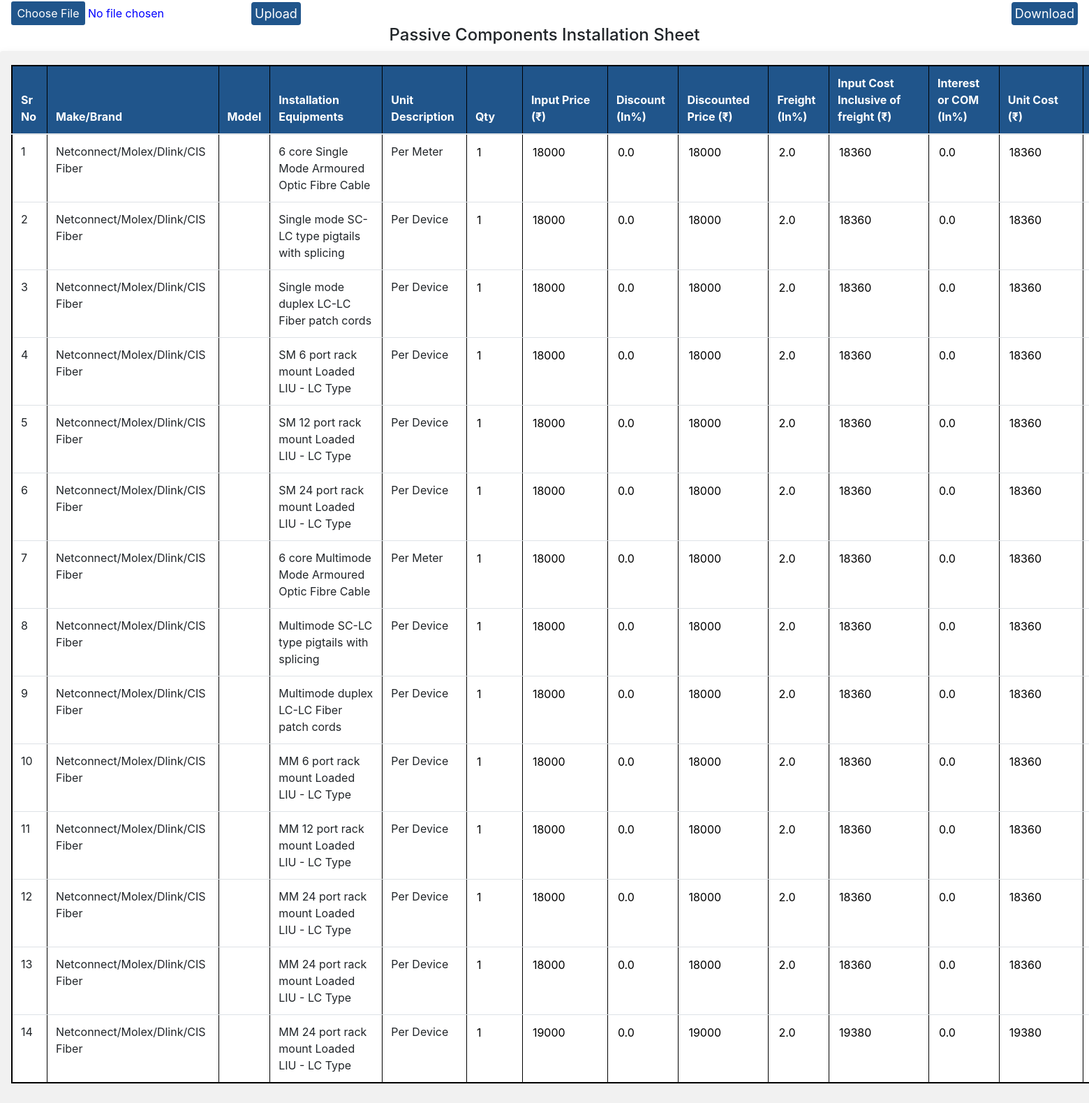
Screenshot of /admins/hardwarepassiveinstall/ with the database file from the repository.
### Admin1/models.py (models this page shows)
class HardWarePassiveInstall(models.Model):
    sr_no=models.AutoField(primary_key=True)
    MakeBrand=models.CharField(max_length=500)
    Model=models.CharField(max_length=500)
    InstallationEquipments=models.CharField(max_length=500)
    UnitDescription=models.CharField(max_length=500)
    Qty=models.IntegerField()
    InputPrice =models.IntegerField()
    Discount=models.IntegerField()
    DiscountedPrice=models.IntegerField()
    Freight=models.IntegerField()
    InputCostInclusiveoffreight=models.IntegerField()
    InterestCOM=models.IntegerField()
    UnitCost=models.IntegerField()
    InwardTax=models.IntegerField()
    UnitCostInclusiveofRisk=models.IntegerField()
    ContigencyPercentage=models.IntegerField()
    UnitCostInclusiveofContigency=models.IntegerField()
    Margin=models.IntegerField()
    Unit_Price=models.IntegerField()
    WarrantyCharges=models.IntegerField()
    UnitPrice=models.IntegerField()
    InsuranceCharges =models.IntegerField()
    ListPricewithoutRoundup =models.IntegerField()
    ListPricewithRoundedup =models.IntegerField()

class InputConfiguration(models.Model):
    sr_no=models.AutoField(primary_key=True)
    desc=models.CharField(max_length=500)
    ft_hardware=models.FloatField()
    active=models.FloatField()
    passive=models.FloatField()
    ddcsensor=models.FloatField()
    thirdparty=models.FloatField()
    cabpiptray=models.FloatField()
    ft_hardware1=models.FloatField()
    active1=models.FloatField()
    passive1=models.FloatField()
    ddcsensor1=models.FloatField()
    thirdparty1=models.FloatField()
    cabpiptray1=models.FloatField()
    ftmandayeffort=models.FloatField()
    othersmicffort=models.FloatField()
    ft2=models.FloatField()
    ft3=models.FloatField()
    ft4=models.FloatField()

### Admin1/views.py (the view)
# urls.py: path('hardwarepassiveinstall/',views.hardwarepassiveinstall,name='hardwarepassiveinstall'),
def hardwarepassiveinstall(request):
	entries=HardWarePassiveInstall.objects.all()
	context=fetchdata()
	context['entries']=entries
	return render(request,'Admin1/hardwarepassiveinstall.html',context)

### Admin1/views.py (called while the page is built)
def fetchdata():
	context={}
	InputConfigurations=InputConfiguration.objects.all()
	for i in range(len(InputConfigurations)):
		context[f"InputConfigurations{i+1}"]=InputConfigurations[i]
	return context

### templates/Admin1/hardwarepassiveinstall.html (shortened to what this page needs)
<!DOCTYPE html>
<html lang="en">
<head>
    <link rel="stylesheet" href="https://cdn.jsdelivr.net/npm/bootstrap@4.1.3/dist/css/bootstrap.min.css"
>
</head>
<body>
    <div style="display:flex;align-items:flex-end" >
                <form  action="/admins/hardwarepassiveinstallimport/" style="display:flex;align-items:flex-end" class="mx-3"  method="post" enctype="multipart/form-data">{% csrf_token %}
                    <div style="display:inline-block"><input type="file" style="color: blue;" accept=".xls" required name="bookfile" id=""></div>
                    <button type="submit" class="btn">Upload</button>
            </form>
            <a style="margin-left:auto ;" class="btnss" href="{% url 'export_hardwarepassiveinstall' %}">
          <button class="btn mx-3"> Download</button>
        </a>
    </div>
    <h4 style="text-align: center;">Passive Components Installation Sheet</h4>
    <div style="width:3000px;background-color: rgb(241, 241, 241);" class="shadow p-3 mb-5 rounded">
        <form class="my-1">
            <table class="table" border="1" style="border:2px solid rgb(0, 0, 0)">
                <thead>
                    <tr style="background-color: #20558B;;color:white">
                        <th>Sr No</th>
                        <th>Make/Brand</th>
                        <th>Model</th>
                        <th>Installation Equipments</th>
                        <th>Unit Description</th>
                        <th>Qty</th>
                        <th>Input Price (₹)</th>
                        <th>Discount (In%)</th>
                        <th>Discounted Price (₹)</th>
                        <th>Freight (In%)</th>
                        <th>Input Cost Inclusive of freight (₹)</th>
                        <th>Interest or COM (In%)</th>
                        <th>Unit Cost (₹)</th>
                        <th>Inward Tax (In%)</th>
                    </tr>
                </thead>
                <tbody>
                    {% for entry in entries %}
                    <tr style="background-color:white">
                        <td>{{entry.sr_no}}</td>
                        <td>{{entry.MakeBrand}}</td>
                        <td>{{entry.Model}}</td>
                        <td>{{entry.InstallationEquipments}}</td>
                        <td>{{entry.UnitDescription}}</td>
                        <th><input onchange="abcd(event)" class="{{entry.sr_no}}" id="{{entry.sr_no}}Qty" style="width: 55px;border:none" value="{{entry.Qty}}"
                                    type="number"></th>
                        <th><input onchange="efgh(event)" class="{{entry.sr_no}}" id="{{entry.sr_no}}InputPrice" style="width: 95px;border:none"  value="{{entry.InputPrice}}"
                                    type="number"></th>
                        <th><input  id="{{entry.sr_no}}Discount" style="width: 55px;border:none" readonly="true" value="{{InputConfigurations1.passive1}}"
                                    type="number"></th>
                        <th><input  id="{{entry.sr_no}}DiscountedPrice" style="width: 95px;border:none" readonly="true" value="{{entry.DiscountedPrice}}"
                                    type="number"></th>
                        <th><input  id="{{entry.sr_no}}Freight" style="width: 55px;border:none" readonly="true" value="{{InputConfigurations2.passive1}}"
                                    type="number"></th>
                        <th><input  id="{{entry.sr_no}}InputCostInclusiveoffreight" style="width: 95px;border:none" readonly="true" value="{{entry.InputCostInclusiveoffreight}}"
                                    type="number"></th>
                        <th><input  id="{{entry.sr_no}}InterestCOM" style="width: 55px;border:none" readonly="true" value="{{InputConfigurations3.passive1}}"
                                    type="number"></th>
                        <th><input  id="{{entry.sr_no}}UnitCost" style="width: 95px;border:none" readonly="true" value="{{entry.UnitCost}}"
                                    type="number"></th>
                        <th><input  id="{{entry.sr_no}}InwardTax" style="width: 55px;border:none" readonly="true" value="{{InputConfigurations4.passive1}}"
                                    type="number"></th>
                    </tr>
                    {% endfor %}
                </tbody>
            </table>
        </form>
    </div>
</body>
</html>

### templates/Admin1/hardwarepassiveinstall.html (style rules this page uses)
.btn { background-color: #20558B; border: none; color: white; padding: 3px 5px; cursor: pointer; font-size: 18px; }

### rows the page displays
HardWarePassiveInstall: sr_no "1", MakeBrand "Netconnect/Molex/Dlink/CIS Fiber", InstallationEquipments "6 core Single Mode Armoured Optic Fibre Cable", UnitDescription "Per Meter", InputPrice "18000", DiscountedPrice "18000", InputCostInclusiveoffreight "18360", UnitCost "18360"
InputConfiguration: passive1 "0.0"
InputConfiguration: passive1 "2.0"
InputConfiguration: passive1 "0.0"
HardWarePassiveInstall: sr_no "2", MakeBrand "Netconnect/Molex/Dlink/CIS Fiber", InstallationEquipments "Single mode SC-LC type pigtails with splicing", UnitDescription "Per Device", Qty "1", InputPrice "18000", DiscountedPrice "18000", InputCostInclusiveoffreight "18360", UnitCost "18360"
HardWarePassiveInstall: sr_no "3", MakeBrand "Netconnect/Molex/Dlink/CIS Fiber", InstallationEquipments "Single mode duplex LC-LC Fiber patch cords", UnitDescription "Per Device", Qty "1", InputPrice "18000", DiscountedPrice "18000", InputCostInclusiveoffreight "18360", UnitCost "18360"
HardWarePassiveInstall: sr_no "4", MakeBrand "Netconnect/Molex/Dlink/CIS Fiber", InstallationEquipments "SM 6 port rack mount Loaded LIU - LC Type", UnitDescription "Per Device", Qty "1", InputPrice "18000", DiscountedPrice "18000", InputCostInclusiveoffreight "18360", UnitCost "18360"
HardWarePassiveInstall: sr_no "5", MakeBrand "Netconnect/Molex/Dlink/CIS Fiber", InstallationEquipments "SM 12 port rack mount Loaded LIU - LC Type", UnitDescription "Per Device", Qty "1", InputPrice "18000", DiscountedPrice "18000", InputCostInclusiveoffreight "18360", UnitCost "18360"
HardWarePassiveInstall: sr_no "6", MakeBrand "Netconnect/Molex/Dlink/CIS Fiber", InstallationEquipments "SM 24 port rack mount Loaded LIU - LC Type", UnitDescription "Per Device", Qty "1", InputPrice "18000", DiscountedPrice "18000", InputCostInclusiveoffreight "18360", UnitCost "18360"
HardWarePassiveInstall: sr_no "7", MakeBrand "Netconnect/Molex/Dlink/CIS Fiber", InstallationEquipments "6 core Multimode Mode Armoured Optic Fibre Cable", UnitDescription "Per Meter", Qty "1", InputPrice "18000", DiscountedPrice "18000", InputCostInclusiveoffreight "18360", UnitCost "18360"
HardWarePassiveInstall: sr_no "8", MakeBrand "Netconnect/Molex/Dlink/CIS Fiber", InstallationEquipments "Multimode SC-LC type pigtails with splicing", UnitDescription "Per Device", Qty "1", InputPrice "18000", DiscountedPrice "18000", InputCostInclusiveoffreight "18360", UnitCost "18360"
HardWarePassiveInstall: sr_no "9", MakeBrand "Netconnect/Molex/Dlink/CIS Fiber", InstallationEquipments "Multimode duplex LC-LC Fiber patch cords", UnitDescription "Per Device", Qty "1", InputPrice "18000", DiscountedPrice "18000", InputCostInclusiveoffreight "18360", UnitCost "18360"
HardWarePassiveInstall: sr_no "10", MakeBrand "Netconnect/Molex/Dlink/CIS Fiber", InstallationEquipments "MM 6 port rack mount Loaded LIU - LC Type", UnitDescription "Per Device", Qty "1", InputPrice "18000", DiscountedPrice "18000", InputCostInclusiveoffreight "18360", UnitCost "18360"
HardWarePassiveInstall: sr_no "11", MakeBrand "Netconnect/Molex/Dlink/CIS Fiber", InstallationEquipments "MM 12 port rack mount Loaded LIU - LC Type", UnitDescription "Per Device", Qty "1", InputPrice "18000", DiscountedPrice "18000", InputCostInclusiveoffreight "18360", UnitCost "18360"
HardWarePassiveInstall: sr_no "12", MakeBrand "Netconnect/Molex/Dlink/CIS Fiber", InstallationEquipments "MM 24 port rack mount Loaded LIU - LC Type", UnitDescription "Per Device", Qty "1", InputPrice "18000", DiscountedPrice "18000", InputCostInclusiveoffreight "18360", UnitCost "18360"
HardWarePassiveInstall: sr_no "13", MakeBrand "Netconnect/Molex/Dlink/CIS Fiber", InstallationEquipments "MM 24 port rack mount Loaded LIU - LC Type", UnitDescription "Per Device", Qty "1", InputPrice "18000", DiscountedPrice "18000", InputCostInclusiveoffreight "18360", UnitCost "18360"
HardWarePassiveInstall: sr_no "14", MakeBrand "Netconnect/Molex/Dlink/CIS Fiber", InstallationEquipments "MM 24 port rack mount Loaded LIU - LC Type", UnitDescription "Per Device", Qty "1", InputPrice "19000", DiscountedPrice "19000", InputCostInclusiveoffreight "19380", UnitCost "19380"
